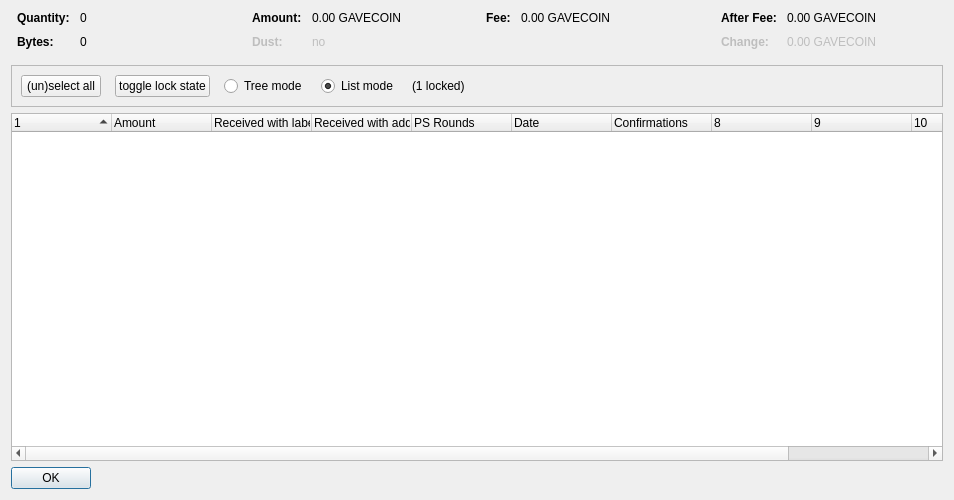
<?xml version="1.0" encoding="UTF-8"?>
<ui version="4.0">
 <class>CoinControlDialog</class>
 <widget class="QDialog" name="CoinControlDialog">
  <property name="geometry">
   <rect>
    <x>0</x>
    <y>0</y>
    <width>954</width>
    <height>500</height>
   </rect>
  </property>
  <property name="windowTitle">
   <string>Coin Selection</string>
  </property>
  <layout class="QVBoxLayout" name="verticalLayout">
   <item>
    <layout class="QHBoxLayout" name="horizontalLayoutTop" stretch="0,0,0,0">
     <property name="topMargin">
      <number>0</number>
     </property>
     <property name="bottomMargin">
      <number>10</number>
     </property>
     <item>
      <layout class="QFormLayout" name="formLayoutCoinControl1">
       <property name="horizontalSpacing">
        <number>10</number>
       </property>
       <property name="verticalSpacing">
        <number>10</number>
       </property>
       <property name="leftMargin">
        <number>6</number>
       </property>
       <property name="rightMargin">
        <number>6</number>
       </property>
       <item row="0" column="0">
        <widget class="QLabel" name="labelCoinControlQuantityText">
         <property name="font">
          <font>
           <weight>75</weight>
           <bold>true</bold>
          </font>
         </property>
         <property name="text">
          <string>Quantity:</string>
         </property>
        </widget>
       </item>
       <item row="0" column="1">
        <widget class="QLabel" name="labelCoinControlQuantity">
         <property name="cursor">
          <cursorShape>IBeamCursor</cursorShape>
         </property>
         <property name="contextMenuPolicy">
          <enum>Qt::ActionsContextMenu</enum>
         </property>
         <property name="text">
          <string notr="true">0</string>
         </property>
         <property name="textInteractionFlags">
          <set>Qt::LinksAccessibleByMouse|Qt::TextSelectableByKeyboard|Qt::TextSelectableByMouse</set>
         </property>
        </widget>
       </item>
       <item row="1" column="0">
        <widget class="QLabel" name="labelCoinControlBytesText">
         <property name="font">
          <font>
           <weight>75</weight>
           <bold>true</bold>
          </font>
         </property>
         <property name="text">
          <string>Bytes:</string>
         </property>
        </widget>
       </item>
       <item row="1" column="1">
        <widget class="QLabel" name="labelCoinControlBytes">
         <property name="cursor">
          <cursorShape>IBeamCursor</cursorShape>
         </property>
         <property name="contextMenuPolicy">
          <enum>Qt::ActionsContextMenu</enum>
         </property>
         <property name="text">
          <string notr="true">0</string>
         </property>
         <property name="textInteractionFlags">
          <set>Qt::LinksAccessibleByMouse|Qt::TextSelectableByKeyboard|Qt::TextSelectableByMouse</set>
         </property>
        </widget>
       </item>
      </layout>
     </item>
     <item>
      <layout class="QFormLayout" name="formLayoutCoinControl2">
       <property name="horizontalSpacing">
        <number>10</number>
       </property>
       <property name="verticalSpacing">
        <number>10</number>
       </property>
       <property name="leftMargin">
        <number>6</number>
       </property>
       <property name="rightMargin">
        <number>6</number>
       </property>
       <item row="0" column="0">
        <widget class="QLabel" name="labelCoinControlAmountText">
         <property name="font">
          <font>
           <weight>75</weight>
           <bold>true</bold>
          </font>
         </property>
         <property name="text">
          <string>Amount:</string>
         </property>
        </widget>
       </item>
       <item row="0" column="1">
        <widget class="QLabel" name="labelCoinControlAmount">
         <property name="cursor">
          <cursorShape>IBeamCursor</cursorShape>
         </property>
         <property name="contextMenuPolicy">
          <enum>Qt::ActionsContextMenu</enum>
         </property>
         <property name="text">
          <string notr="true">0.00 GAVECOIN</string>
         </property>
         <property name="textInteractionFlags">
          <set>Qt::LinksAccessibleByMouse|Qt::TextSelectableByKeyboard|Qt::TextSelectableByMouse</set>
         </property>
        </widget>
       </item>
       <item row="1" column="0">
        <widget class="QLabel" name="labelCoinControlLowOutputText">
         <property name="enabled">
          <bool>false</bool>
         </property>
         <property name="font">
          <font>
           <weight>75</weight>
           <bold>true</bold>
          </font>
         </property>
         <property name="text">
          <string>Dust:</string>
         </property>
        </widget>
       </item>
       <item row="1" column="1">
        <widget class="QLabel" name="labelCoinControlLowOutput">
         <property name="enabled">
          <bool>false</bool>
         </property>
         <property name="cursor">
          <cursorShape>IBeamCursor</cursorShape>
         </property>
         <property name="contextMenuPolicy">
          <enum>Qt::ActionsContextMenu</enum>
         </property>
         <property name="text">
          <string notr="true">no</string>
         </property>
         <property name="textInteractionFlags">
          <set>Qt::LinksAccessibleByMouse|Qt::TextSelectableByKeyboard|Qt::TextSelectableByMouse</set>
         </property>
        </widget>
       </item>
      </layout>
     </item>
     <item>
      <layout class="QFormLayout" name="formLayoutCoinControl3">
       <property name="horizontalSpacing">
        <number>10</number>
       </property>
       <property name="verticalSpacing">
        <number>10</number>
       </property>
       <property name="leftMargin">
        <number>6</number>
       </property>
       <property name="rightMargin">
        <number>6</number>
       </property>
       <item row="0" column="0">
        <widget class="QLabel" name="labelCoinControlFeeText">
         <property name="font">
          <font>
           <weight>75</weight>
           <bold>true</bold>
          </font>
         </property>
         <property name="text">
          <string>Fee:</string>
         </property>
        </widget>
       </item>
       <item row="0" column="1">
        <widget class="QLabel" name="labelCoinControlFee">
         <property name="cursor">
          <cursorShape>IBeamCursor</cursorShape>
         </property>
         <property name="contextMenuPolicy">
          <enum>Qt::ActionsContextMenu</enum>
         </property>
         <property name="text">
          <string notr="true">0.00 GAVECOIN</string>
         </property>
         <property name="textInteractionFlags">
          <set>Qt::LinksAccessibleByMouse|Qt::TextSelectableByKeyboard|Qt::TextSelectableByMouse</set>
         </property>
        </widget>
       </item>
      </layout>
     </item>
     <item>
      <layout class="QFormLayout" name="formLayoutCoinControl4">
       <property name="horizontalSpacing">
        <number>10</number>
       </property>
       <property name="verticalSpacing">
        <number>10</number>
       </property>
       <property name="leftMargin">
        <number>6</number>
       </property>
       <property name="rightMargin">
        <number>6</number>
       </property>
       <item row="0" column="0">
        <widget class="QLabel" name="labelCoinControlAfterFeeText">
         <property name="font">
          <font>
           <weight>75</weight>
           <bold>true</bold>
          </font>
         </property>
         <property name="text">
          <string>After Fee:</string>
         </property>
        </widget>
       </item>
       <item row="0" column="1">
        <widget class="QLabel" name="labelCoinControlAfterFee">
         <property name="cursor">
          <cursorShape>IBeamCursor</cursorShape>
         </property>
         <property name="contextMenuPolicy">
          <enum>Qt::ActionsContextMenu</enum>
         </property>
         <property name="text">
          <string notr="true">0.00 GAVECOIN</string>
         </property>
         <property name="textInteractionFlags">
          <set>Qt::LinksAccessibleByMouse|Qt::TextSelectableByKeyboard|Qt::TextSelectableByMouse</set>
         </property>
        </widget>
       </item>
       <item row="1" column="0">
        <widget class="QLabel" name="labelCoinControlChangeText">
         <property name="enabled">
          <bool>false</bool>
         </property>
         <property name="font">
          <font>
           <weight>75</weight>
           <bold>true</bold>
          </font>
         </property>
         <property name="text">
          <string>Change:</string>
         </property>
        </widget>
       </item>
       <item row="1" column="1">
        <widget class="QLabel" name="labelCoinControlChange">
         <property name="enabled">
          <bool>false</bool>
         </property>
         <property name="cursor">
          <cursorShape>IBeamCursor</cursorShape>
         </property>
         <property name="contextMenuPolicy">
          <enum>Qt::ActionsContextMenu</enum>
         </property>
         <property name="text">
          <string notr="true">0.00 GAVECOIN</string>
         </property>
         <property name="textInteractionFlags">
          <set>Qt::LinksAccessibleByMouse|Qt::TextSelectableByKeyboard|Qt::TextSelectableByMouse</set>
         </property>
        </widget>
       </item>
      </layout>
     </item>
    </layout>
   </item>
   <item>
    <widget class="QFrame" name="frame">
     <property name="minimumSize">
      <size>
       <width>0</width>
       <height>40</height>
      </size>
     </property>
     <property name="frameShape">
      <enum>QFrame::StyledPanel</enum>
     </property>
     <property name="frameShadow">
      <enum>QFrame::Sunken</enum>
     </property>
     <layout class="QHBoxLayout" name="horizontalLayout">
      <item>
       <layout class="QHBoxLayout" name="horizontalLayoutPanel" stretch="0,0,0,0,0,0">
        <property name="spacing">
         <number>14</number>
        </property>
        <item>
         <widget class="QPushButton" name="pushButtonSelectAll">
          <property name="sizePolicy">
           <sizepolicy hsizetype="Maximum" vsizetype="Fixed">
            <horstretch>0</horstretch>
            <verstretch>0</verstretch>
           </sizepolicy>
          </property>
          <property name="text">
           <string>(un)select all</string>
          </property>
          <property name="autoDefault">
           <bool>false</bool>
          </property>
         </widget>
        </item>
        <item>
         <widget class="QPushButton" name="pushButtonToggleLock">
          <property name="sizePolicy">
           <sizepolicy hsizetype="Maximum" vsizetype="Fixed">
            <horstretch>0</horstretch>
            <verstretch>0</verstretch>
           </sizepolicy>
          </property>
          <property name="text">
           <string>toggle lock state</string>
          </property>
          <property name="autoDefault">
           <bool>false</bool>
          </property>
         </widget>
        </item>
        <item>
         <widget class="QRadioButton" name="radioTreeMode">
          <property name="sizePolicy">
           <sizepolicy hsizetype="Maximum" vsizetype="Fixed">
            <horstretch>0</horstretch>
            <verstretch>0</verstretch>
           </sizepolicy>
          </property>
          <property name="text">
           <string>Tree mode</string>
          </property>
         </widget>
        </item>
        <item>
         <widget class="QRadioButton" name="radioListMode">
          <property name="sizePolicy">
           <sizepolicy hsizetype="Maximum" vsizetype="Fixed">
            <horstretch>0</horstretch>
            <verstretch>0</verstretch>
           </sizepolicy>
          </property>
          <property name="text">
           <string>List mode</string>
          </property>
          <property name="checked">
           <bool>true</bool>
          </property>
         </widget>
        </item>
        <item>
         <widget class="QLabel" name="labelLocked">
          <property name="text">
           <string>(1 locked)</string>
          </property>
         </widget>
        </item>
        <item>
         <spacer name="horizontalSpacer">
          <property name="orientation">
           <enum>Qt::Horizontal</enum>
          </property>
          <property name="sizeHint" stdset="0">
           <size>
            <width>40</width>
            <height>20</height>
           </size>
          </property>
         </spacer>
        </item>
       </layout>
      </item>
     </layout>
    </widget>
   </item>
   <item>
    <widget class="CoinControlTreeWidget" name="treeWidget">
     <property name="contextMenuPolicy">
      <enum>Qt::CustomContextMenu</enum>
     </property>
     <property name="sortingEnabled">
      <bool>false</bool>
     </property>
     <property name="columnCount">
      <number>11</number>
     </property>
     <attribute name="headerShowSortIndicator" stdset="0">
      <bool>true</bool>
     </attribute>
     <attribute name="headerStretchLastSection">
      <bool>false</bool>
     </attribute>
     <column>
      <property name="text">
       <string/>
      </property>
     </column>
     <column>
      <property name="text">
       <string>Amount</string>
      </property>
     </column>
     <column>
      <property name="text">
       <string>Received with label</string>
      </property>
     </column>
     <column>
      <property name="text">
       <string>Received with address</string>
      </property>
     </column>
     <column>
      <property name="text">
       <string>PS Rounds</string>
      </property>
     </column>
     <column>
      <property name="text">
       <string>Date</string>
      </property>
     </column>
     <column>
      <property name="text">
       <string>Confirmations</string>
      </property>
      <property name="toolTip">
       <string>Confirmed</string>
      </property>
     </column>
     <column>
      <property name="text">
       <string/>
      </property>
     </column>
     <column>
      <property name="text">
       <string/>
      </property>
     </column>
     <column>
      <property name="text">
       <string/>
      </property>
     </column>
     <column>
      <property name="text">
       <string/>
      </property>
     </column>
    </widget>
   </item>
   <item>
    <widget class="QDialogButtonBox" name="buttonBox">
     <property name="sizePolicy">
      <sizepolicy hsizetype="Maximum" vsizetype="Fixed">
       <horstretch>0</horstretch>
       <verstretch>0</verstretch>
      </sizepolicy>
     </property>
     <property name="orientation">
      <enum>Qt::Horizontal</enum>
     </property>
     <property name="standardButtons">
      <set>QDialogButtonBox::Ok</set>
     </property>
    </widget>
   </item>
  </layout>
 </widget>
 <customwidgets>
  <customwidget>
   <class>CoinControlTreeWidget</class>
   <extends>QTreeWidget</extends>
   <header>coincontroltreewidget.h</header>
  </customwidget>
 </customwidgets>
 <resources/>
 <connections/>
</ui>
